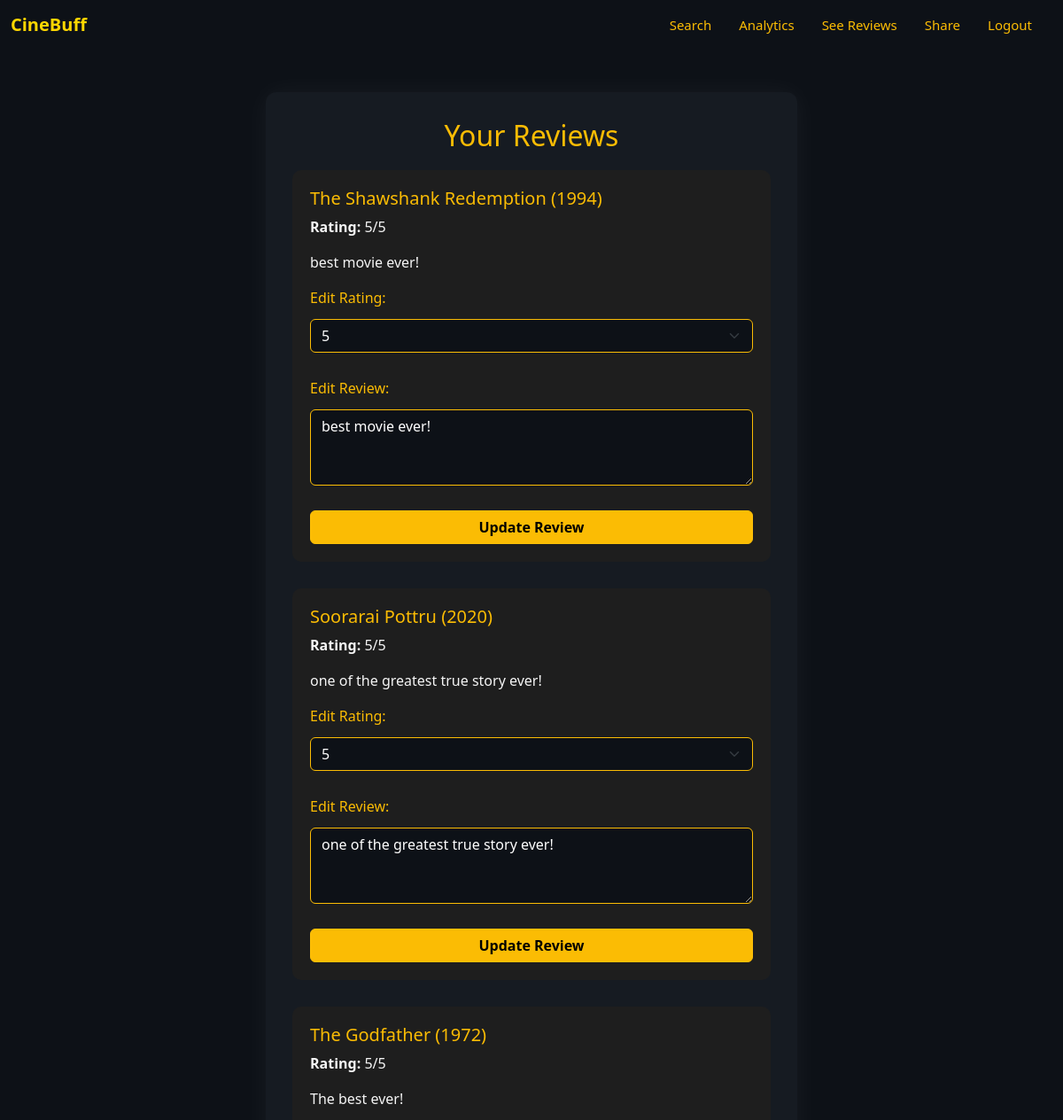
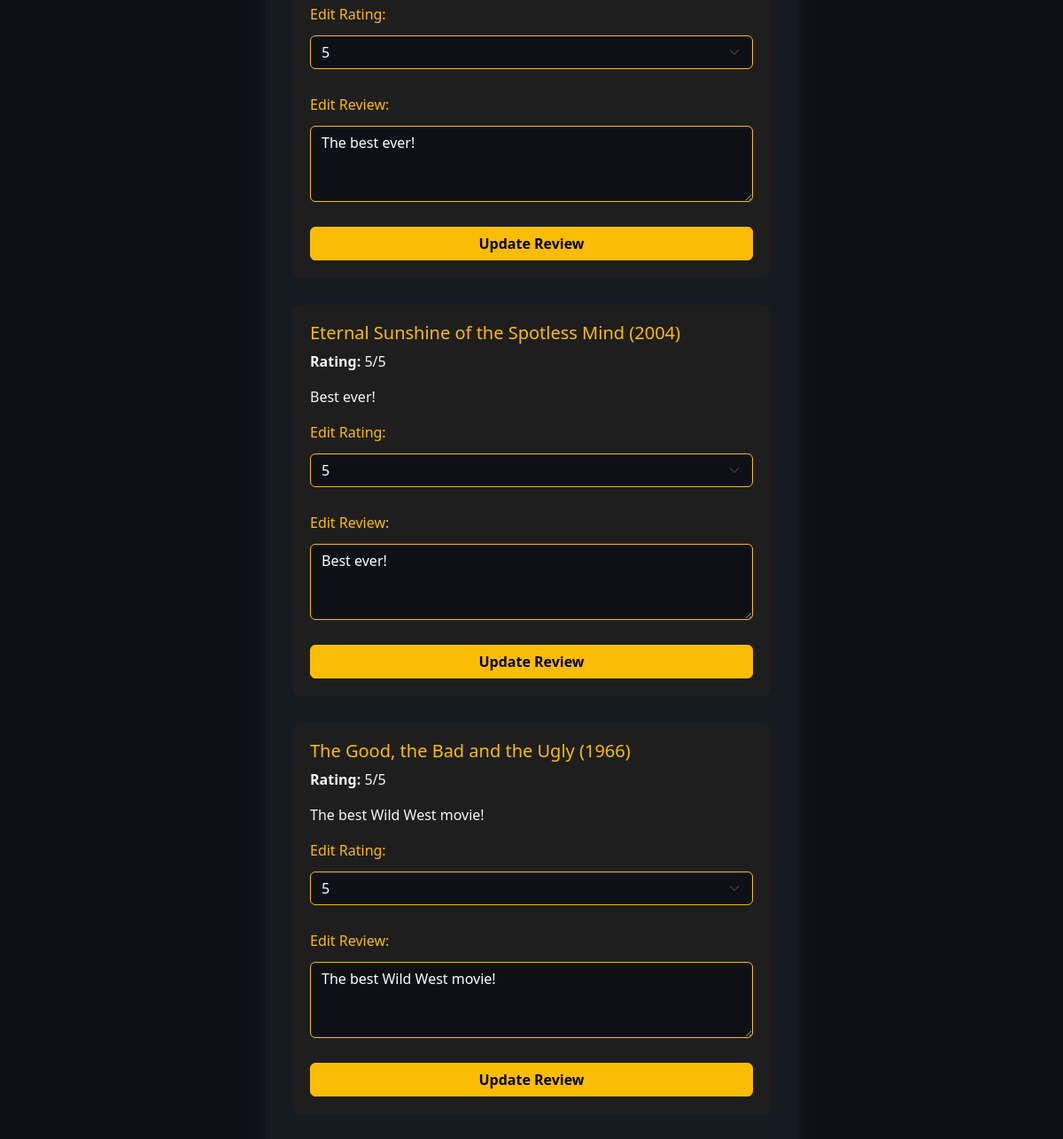
/see-reviews (signed in), run on the app's committed database (2 pictures, top to bottom).
### models.py (models this page shows, shortened)
class Review(db.Model):
    __tablename__ = 'review'
    id = db.Column(db.Integer, primary_key=True, autoincrement=True)
    movie_id = db.Column(db.String, db.ForeignKey('movie.tconst'), nullable=False)
    username = db.Column(db.String, db.ForeignKey('member.username'), nullable=False)
    rating = db.Column(db.Integer, nullable=False)
    content = db.Column(db.Text, nullable=True)
    movie = db.relationship('Movie')

class Movie(db.Model):
    __tablename__ = 'movie'
    tconst = db.Column(db.Text, primary_key=True)
    primaryTitle = db.Column(db.Text)
    originalTitle = db.Column(db.Text)
    Poster_Link = db.Column(db.Text)
    startYear = db.Column(db.Integer)
    genres = db.Column(db.Text)
    Certificate = db.Column(db.Text)
    runtimeMinutes = db.Column(db.Integer)
    Director = db.Column(db.Text)
    Star1 = db.Column(db.Text)
    Star2 = db.Column(db.Text)
    Star3 = db.Column(db.Text)
    Star4 = db.Column(db.Text)

### app.py (the view, shortened to what this page needs)
@app.route("/see-reviews", methods=["GET", "POST"])
def see_reviews():
    if "username" not in session:
        return redirect(url_for("login"))
    username = session["username"]
    user_reviews = Review.query.filter_by(username=username).all()
    return render_template("see_reviews.html", reviews=user_reviews)

### templates/see_reviews.html (shortened to what this page needs)
{% extends "base.html" %}
{% block content %}
<div class="container mt-5">
  <h2 class="text-center" style="color: #fbbc04;">Your Reviews</h2>
  {% for review in reviews %}
    <div class="review-box">
      <h5>{{ review.movie.primaryTitle }} ({{ review.movie.startYear }})</h5>
      <p><strong>Rating:</strong> {{ review.rating }}/5</p>
      <p>{{ review.content }}</p>
      <form method="POST" action="{{ url_for('see_reviews') }}">
        <div class="mb-3">
          <label for="rating">Edit Rating:</label>
          <select class="form-select" name="rating">
            {% for i in range(1, 6) %}
              <option value="{{ i }}" {% if review.rating == i %}selected{% endif %}>{{ i }}</option>
            {% endfor %}
          </select>
        </div>
        <div class="mb-3">
          <label for="content">Edit Review:</label>
          <textarea class="form-control" name="content" rows="3">{{ review.content }}</textarea>
        </div>
        <button type="submit" class="btn btn-warning">Update Review</button>
      </form>
    </div>
  {% endfor %}
</div>
{% endblock %}

### templates/base.html (shortened to what this page needs)
<!DOCTYPE html>
<html lang="en">
<head>
  <link href="https://cdn.jsdelivr.net/npm/bootstrap@5.3.2/dist/css/bootstrap.min.css" rel="stylesheet">
  <link rel="stylesheet" href="{{ url_for('static', filename='styles.css') }}">
  <link rel="stylesheet" href="https://cdnjs.cloudflare.com/ajax/libs/font-awesome/6.4.0/css/all.min.css">
</head>
<body>
  <nav class="navbar navbar-expand-lg navbar-dark bg-dark">
    <div class="container-fluid">
      <a class="navbar-brand" href="{{ url_for('home') }}">CineBuff</a>
      <div class="collapse navbar-collapse" id="navbarNav">
        <ul class="navbar-nav ms-auto mb-2 mb-lg-0">
          {% if session.get('username') %}
            <li class="nav-item"><a class="nav-link" href="{{ url_for('search') }}">Search</a></li>
            <li class="nav-item"><a class="nav-link" href="{{ url_for('visualize') }}">Analytics</a></li>
            <li class="nav-item"><a class="nav-link" href="{{ url_for('see_reviews') }}">See Reviews</a></li>
            <li class="nav-item"><a class="nav-link" href="{{ url_for('share_reviews') }}">Share</a></li>
            <li class="nav-item"><a class="nav-link" href="{{ url_for('logout') }}">Logout</a></li>
          {% else %}
            <li class="nav-item"><a class="nav-link" href="{{ url_for('login') }}">Login</a></li>
            <li class="nav-item"><a class="nav-link" href="{{ url_for('register') }}">Register</a></li>
          {% endif %}
        </ul>
      </div>
    </div>
  </nav>
  {% block content %}{% endblock %}
</body>
</html>

### static/styles.css (style rules this page uses)
body { font-family: 'Poppins', 'Segoe UI', sans-serif; background-color: #0d1117; color: #f0f0f0; margin: 0; padding: 0; }
nav { background-color: #0d1117 !important; }
.navbar-brand { color: #ffd700 !important; font-weight: bold; font-size: 20px; }
.nav-link { color: #ffd700 !important; font-size: 15px; margin-right: 15px; }
.container { width: 90%; max-width: 600px; margin: 60px auto; padding: 30px; background-color: #161b22; border-radius: 12px; box-shadow: 0 0 30px rgba(255, 255, 255, 0.05); }
form { display: flex; flex-direction: column; }
input[type="text"], input[type="email"], input[type="password"], input[type="number"], select, textarea { padding: 12px 15px; margin: 12px 0; border: 1px solid #444; border-radius: 8px; font-size: 16px; background-color: #0d1117; color: #f0f0f0; width: 100%; box-sizing: border-box; }
textarea { resize: vertical; }
button, .homepage-login-btn { padding: 10px 20px; background-color: #fbbc04; color: black; font-weight: bold; font-size: 16px; border: none; border-radius: 6px; cursor: pointer; transition: background-color 0.3s, color 0.3s; }
a { color: #00b7ff; text-decoration: none; }
h1, h2 { text-align: center; margin-bottom: 20px; color: #ffd700; }

### templates/base.html (style rules this page uses)
html, body { margin: 0; padding: 0; background-color: #0d1117 !important; color: white; height: 100%; }
.navbar { background-color: #0d1117 !important; }
.nav-link { color: #fbbc04 !important; }

### templates/see_reviews.html (style rules this page uses)
.review-box { background-color: #1e1e1e; color: #f5f5f5; padding: 20px; border-radius: 10px; margin-bottom: 30px; }
.review-box h5, .review-box label { color: #fbbc04; }
.review-box textarea, .review-box select { background-color: #0d1117; color: #ffffff; border: 1px solid #fbbc04; }
.review-box textarea::placeholder { color: #aaaaaa; }
.btn-warning { background-color: #fbbc04; color: black; font-weight: bold; }

### data on the page
Review: movie.primaryTitle "The Shawshank Redemption", movie.startYear "1994", rating "5", content "best movie ever!"
Review: movie.primaryTitle "Soorarai Pottru", movie.startYear "2020", rating "5", content "one of the greatest true story ever!"
Review: movie.primaryTitle "The Godfather", movie.startYear "1972", rating "5", content "The best ever!"
Review: movie.primaryTitle "Eternal Sunshine of the Spotless Mind", movie.startYear "2004", rating "5", content "Best ever!"
Review: movie.primaryTitle "The Good, the Bad and the Ugly", movie.startYear "1966", rating "5", content "The best Wild West movie!"
